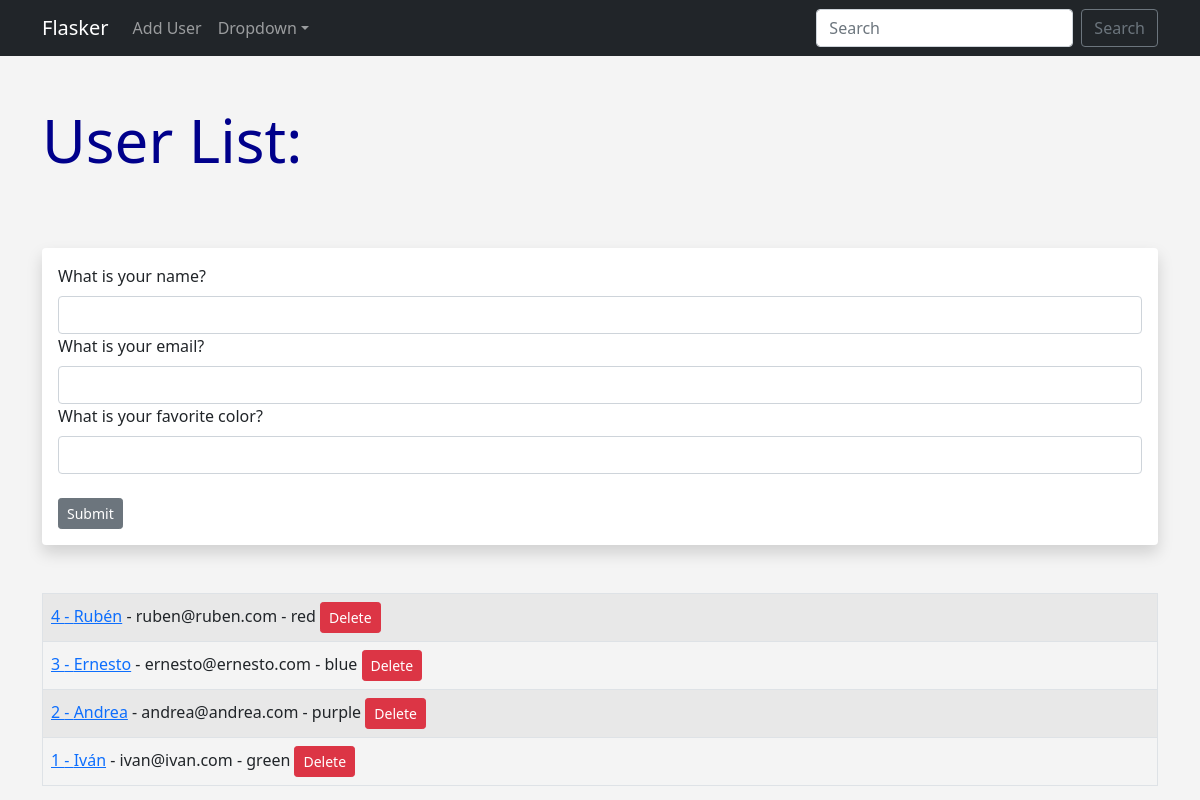
Screenshot of /user/add with the database file from the repository.
### app.py (models this page shows, shortened)
class Users(db.Model):
    id = db.Column(db.Integer, primary_key=True)
    name = db.Column(db.String(50), nullable=False)
    email = db.Column(db.String(50), nullable=False, unique=True)
    favorite_color = db.Column(db.String(50))
    date_added = db.Column(db.DateTime, default=datetime.utcnow)

### app.py (the view, shortened to what this page needs)
@app.route('/user/add', methods=['GET', 'POST'])
def add_user():
    name = None
    form = UserForm()
    all_users = Users.query.order_by(Users.date_added.desc()).all()
    return render_template('add_user.html',
                           name=name,
                           form=form,
                           all_users=all_users)

### app.py
class UserForm(FlaskForm):
    name = StringField('What is your name?', validators=[DataRequired()])
    email = StringField('What is your email?',
                        validators=[Email(), DataRequired()])
    favorite_color = StringField('What is your favorite color?')
    submit = SubmitField('Submit')

### templates/add_user.html (shortened to what this page needs)
{% extends 'base.html' %}
{% block content %}
{% if name %}
<h1 class="my-5">Hello {{ name }}!</h1>
<table class="table table-hover table-bordered table-striped">
    <tr>
        {% for user in all_users %}
        <td>
            <a href="{{ url_for('update_user', id=user.id) }}">{{ user.name }}</a> - {{ user.email }} -
            {{ user.favorite_color }}
        </td>
    </tr>
    {% endfor %}
</table>
{% else %}
<h1 class="my-5">User List:</h1>
<br>
<div class="shadow p-3 mb-5 bg-body rounded">
    <form method="post">
        {{ form.name.label(class='form-label') }}
        {{ form.name(class='form-control') }}
        {{ form.email.label(class='form-label') }}
        {{ form.email(class='form-control') }}
        {{ form.favorite_color.label(class='form-label') }}
        {{ form.favorite_color(class='form-control') }}
        <br>
        {{ form.submit(class='btn btn-secondary btn-sm') }}
    </form>
</div>
<table class="table table-hover table-bordered table-striped">
    <tr>
        {% for user in all_users %}
        <td>
            <a href="{{ url_for('update_user', id=user.id ) }}">{{ user.id }} - {{ user.name }}</a> - {{ user.email }} -
            {{ user.favorite_color }} <a href="{{ url_for('confirmation_delete', id=user.id) }}" class="btn btn-danger btn-sm">Delete</a>
        </td>
    </tr>
    {% endfor %}
</table>
{% endif %}
{% endblock content %}

### templates/base.html (shortened to what this page needs)
<!doctype html>
<html lang="en">
<head>
    <link href="https://cdn.jsdelivr.net/npm/bootstrap@5.1.3/dist/css/bootstrap.min.css" rel="stylesheet"
>
    <link rel="stylesheet" href="{{ url_for('static', filename='css/style.css') }}">
</head>
<body>
    <nav class="navbar navbar-expand-md navbar-dark bg-dark">
        <div class="container">
            <a class="navbar-brand" href="{{ url_for('index') }}">Flasker</a>
            <div class="collapse navbar-collapse" id="collapsibleNavId">
                <ul class="navbar-nav me-auto mt-2 mt-lg-0">
                    <li class="nav-item">
                        <a class="nav-link" href="{{ url_for('add_user') }}">Add User</a>
                    </li>
                    <li class="nav-item dropdown">
                        <a class="nav-link dropdown-toggle" href="#" id="dropdownId" data-bs-toggle="dropdown"
                            aria-haspopup="true" aria-expanded="false">Dropdown</a>
                    </li>
                </ul>
                <form class="d-flex my-2 my-lg-0">
                    <input class="form-control me-sm-2" type="text" placeholder="Search">
                    <button class="btn btn-outline-secondary my-2 my-sm-0" type="submit">Search</button>
                </form>
            </div>
        </div>
    </nav>
    <div class="container">
        {% block content %}
        {% endblock content %}
    </div>
</body>
</html>

### static/css/style.css (style rules this page uses)
h1 { color: darkblue; font-size: 60px; }
body { background-color: #f4f4f4; }

### rows the page displays
Users: id "4", name "Rubén", email "ruben@ruben.com", favorite_color "red"
Users: id "3", name "Ernesto", email "ernesto@ernesto.com", favorite_color "blue"
Users: id "2", name "Andrea", email "andrea@andrea.com", favorite_color "purple"
Users: id "1", name "Iván", email "ivan@ivan.com", favorite_color "green"
